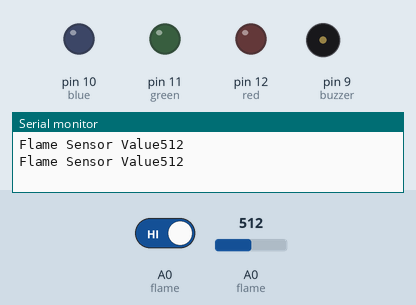
This sketch was run on a simulated Arduino Uno, built with avr-gcc and run on an emulated ATmega328P. Parts: output pins drawn as LEDs (lit = HIGH), buzzer (waves = sounding, pin HIGH), the last lines printed to the serial monitor. Dashed ring = blinking. The test bench sets the inputs (shaded band); at power-on: A0 (flame) HIGH, A0 (flame) = 512.

Above: at 1.8 s.
1.9 s: A0 (flame) driven LOW
At 2.4 s:
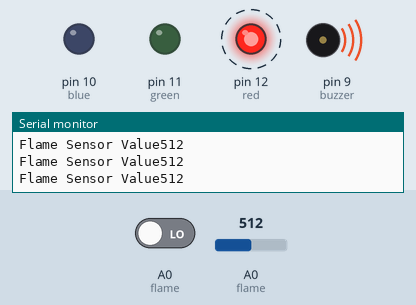
At 2.9 s:
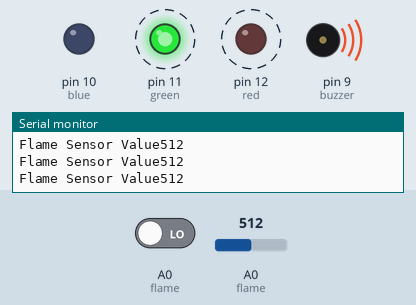
5.5 s: A0 (flame) driven HIGH
At 5.9 s:
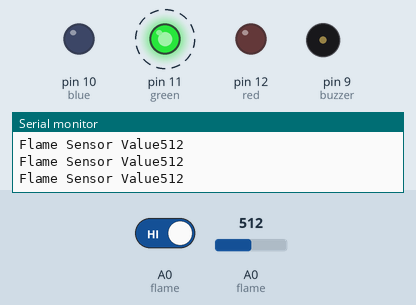
Timing chart, 0 to 9.5 s (numbered marks = the images above; inputs shaded):
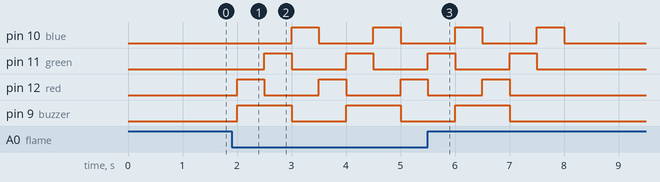

The sketch:

flame_sensor_golden_bell1.ino
```cpp
#define flame A0
int red = 12;
int green = 11;
int blue = 10;
int buzzer = 9;
int state = 0;

void setup() {
  Serial.begin(9600);
  pinMode(flame,INPUT);
  pinMode(red,OUTPUT);
  pinMode(green,OUTPUT);
  pinMode(blue,OUTPUT);
  pinMode(buzzer,OUTPUT);
}

void loop() {
  state = digitalRead(flame);


  if(state == 0){
    int flamesensor = analogRead(flame);
    Serial.print("Flame Sensor Value");
    Serial.println(flamesensor);

       digitalWrite(buzzer,HIGH);
    digitalWrite(red,HIGH);
    digitalWrite(green,LOW);
    digitalWrite(blue,LOW);
    delay(500);
    digitalWrite(green,HIGH);
    digitalWrite(red,LOW);
    digitalWrite(blue,LOW);
    delay(500);
    Serial.print("Flame Sensor Value");
    Serial.println(flamesensor);
       digitalWrite(buzzer,LOW);
    digitalWrite(blue,HIGH);
    digitalWrite(green,LOW);
    digitalWrite(red,LOW);
    delay(500);
    digitalWrite(red,HIGH);
    digitalWrite(green,LOW);
    digitalWrite(blue,LOW);
    delay(500);
    Serial.print("Flame Sensor Value");
    Serial.println(flamesensor);
       digitalWrite(buzzer,HIGH);
    digitalWrite(green,HIGH);
    digitalWrite(red,LOW);
    digitalWrite(blue,LOW);
    delay(500);
    digitalWrite(blue,HIGH);
    digitalWrite(green,LOW);
    digitalWrite(red,LOW);
    delay(500);
    Serial.print("Flame Sensor Value");
    Serial.println(flamesensor);
       digitalWrite(buzzer,LOW);
    digitalWrite(red,HIGH);
    digitalWrite(green,LOW);
    digitalWrite(blue,LOW);
    delay(500);
    digitalWrite(green,HIGH);
    digitalWrite(red,LOW);
    digitalWrite(blue,LOW);
    delay(500);
    Serial.print("Flame Sensor Value");
    Serial.println(flamesensor);
       digitalWrite(buzzer,HIGH);
    digitalWrite(blue,HIGH);
    digitalWrite(green,LOW);
    digitalWrite(red,LOW);
    delay(500);
    digitalWrite(red,HIGH);
    digitalWrite(green,LOW);
    digitalWrite(blue,LOW);
    delay(500);
    Serial.print("Flame Sensor Value");
    Serial.println(flamesensor);
       digitalWrite(buzzer,LOW);
    digitalWrite(green,HIGH);
    digitalWrite(red,LOW);
    digitalWrite(blue,LOW);
    delay(500);
    digitalWrite(blue,HIGH);
    digitalWrite(green,LOW);
    digitalWrite(red,LOW);
    delay(500);
    if(state == 1){
      digitalWrite(blue,LOW);
    digitalWrite(green,LOW);
    digitalWrite(red,LOW);
    digitalWrite(buzzer,LOW);
     int flamesensor = analogRead(flame);
    Serial.print("Flame Sensor Value");
    Serial.println(flamesensor);
    delay(1000);
    }
    }

    else{
    digitalWrite(blue,LOW);
    digitalWrite(green,LOW);
    digitalWrite(red,LOW);
    digitalWrite(buzzer,LOW);
     int flamesensor = analogRead(flame);
    Serial.print("Flame Sensor Value");
    Serial.println(flamesensor);
    delay(1000);
    }
}
```

Measured:
- after the input at 1.9 s, pin 10 (blue): alternates HIGH for 0.50 s and LOW for 1.0 s, starting after 1.1 s; pin 11 (green): alternates HIGH for 0.50 s and LOW for 1.0 s, starting after 0.60 s
- after the input at 5.5 s, pin 10 (blue): goes on until 8.0 s, then stays LOW; pin 11 (green): goes on until 7.5 s, then stays LOW; pin 12 (red), pin 9 (buzzer): goes on until 7.0 s, then stays LOW
